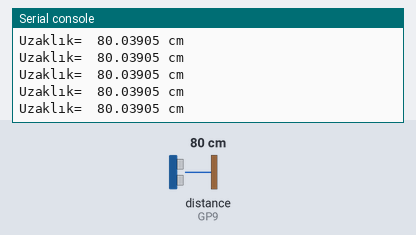
Simulated run of this program. Board: Raspberry Pi Pico running MicroPython. Parts: the last lines printed to the serial console. The test bench sets the inputs (shaded band); at power-on: distance to the obstacle (sensor on GP9) 80 cm. The echo pulse lasts 58.3 µs per cm.

Above: at 1.2 s.
1.3 s: distance to the obstacle (sensor on GP9) set to 2 cm
At 2.2 s:
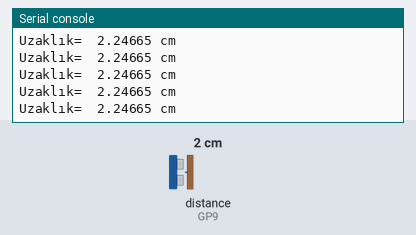
2.8 s: distance to the obstacle (sensor on GP9) set to 4 cm
At 3.3 s:
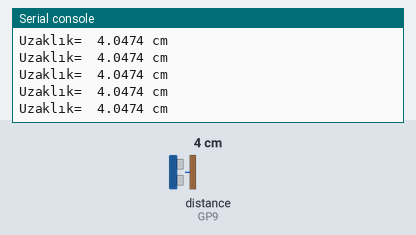
Timing chart, 0 to 3.6 s (numbered marks = the images above; inputs shaded):
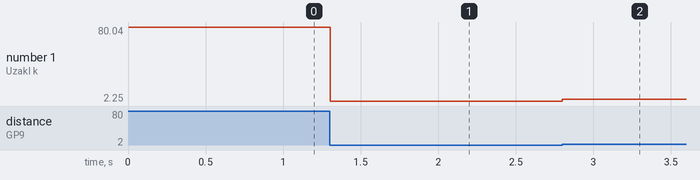

Measured:
- after the input at 1.3 s, the serial console: prints a new line at once (image 1)
- after the input at 2.8 s, the serial console: prints a new line at once (image 2)
- plotted number 1: 80.04 → 2.25 after the input at 1.3 s, 2.25 → 4.05 after the input at 2.8 s

The program:

5_Bluetooth_Ultrasonic.py
```python
# Bluetooth Uygulaması #                     #// Bluetooth ile Pico bağlantısı uygulamasıdır.//#
# Bluetooth çalıştırmak için Bluetooth jumperın takılı olduğundan emin olun.

#Bluetooth kullanmak için önce mobil cihazınız ile DeneySeti üzerindeki HC-05 bluetooth modülünü eşleştirmeniz gerekir.
#// daha sonra ise mobil cihazınıza DeneySetini ve Picoyu kontrol edebilecek bir uygulama kurmanız gerekir.
#// Bunun için PlayStore mağazasındaki "Bluetooth Electronics" (keuwlsoft) uygulamasını kullanabilirsiniz.
#// Uygulamadan kendiniz arayüz tasarlayabileceğiniz gibi, hazır arayüzü indirmek için de uygulamadan "Load From Web Link" bağlantısını kullanabilirsiniz.
#// Hazır arayüz linki "https://raw.githubusercontent.com/cogullu/RPPicoDS/main/Bluetooth/RPPicoDS_Bluetooth.kwl?token=APP4NV4UOVXK5GZBO4SWAATA537CI"
# Bu uygulamda 0-150 cm arası uzaklık baz alınmıştır.

from machine import Pin, UART, PWM, ADC
import utime

uart = UART(0, 9600)           # 0 numaralı UART protokolü üzerinde 9600 hızında veri iletişimi

trigger = Pin(8, Pin.OUT)               # Sinyal gönderen pindir.
echo = Pin(9, Pin.IN)                   # Gönderilen sinyali okuyan pindir.

while True:
    try:

       trigger.low()                        # trig pinini kapattık.
       utime.sleep_us(2)                    # 2 mikrosnaiye kapalı bekledik.
       trigger.high()                       # trig pinini açtık.
       utime.sleep_us(5)                    # trig pinini 5 mikrosnaiye açık bıraktık, böylece mesafeyi ölçmek için 5 mikrosaniye sinyal gönderdik.
       trigger.low()                        # Sinyali gönderdikten sonra trig pinini tekrar kapattık.
       # Aşağıda echo pini ile trigden gönderdiğimiz sinyali okuyacağız.
       while echo.value() == 0:             # Burada sinyal almadığı zaman ölçülüyor.
           sinyalKapali = utime.ticks_us()
       while echo.value() == 1:             # Burada sinyal aldığı zaman ölçülüyor.
           sinyalAcik = utime.ticks_us()
       gecenZaman = sinyalAcik - sinyalKapali    # İki sinyal arasındaki geçen zaman hesaplanıyor.
       uzaklik = (gecenZaman * 0.0343) / 2 # Uzaklık ölçülen zaman göre hesaplanıyor. Formül HC-SR04' ün çalışma prensibidir.
       uzaklik1="uzaklik=" + str(uzaklik)
       print("Uzaklık= ",uzaklik,"cm")
       uzaklik_Deger= "*U"+str(uzaklik)+ "*"
       uart.write(uzaklik_Deger)


    except:
        print("Hay Aksi Birşeyler Yanlış Gitti!")
```
